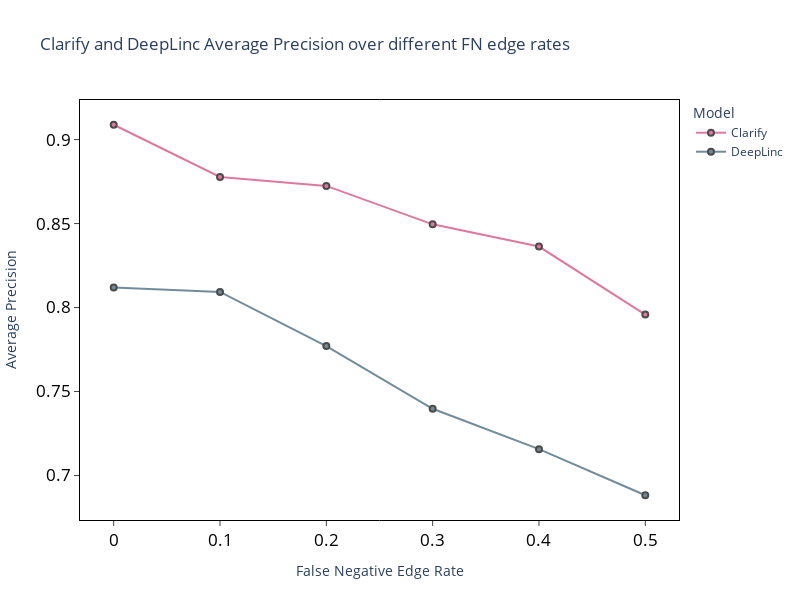

Notebook source saved alongside this figure:
### Code cell
fn_rates = [0.0,0.1, 0.2, 0.3, 0.4, 0.5]
fn_deeplinc_aps = [0.8118579]
fn_aps = [0.9088231] # initial value
for fn in fn_rates[1:]:
    metric_path = f"{metrics_path}fp0.0_fn{fn}_withsplit0.3_withgenefeats_withpenalty_120epochs_metrics_0.3.csv"
    fn_deeplinc_aps.append(np.load(f"{deeplinc_path}fp0.0fn{fn}test_ap_scores_0.3.npy")[-1])
    fn_aps.append(pd.read_csv(metric_path)["CLARIFY Test AP"].iloc[-1])
    
    
    
fn_figure = go.Figure()
fn_figure.add_trace(
    go.Scatter(x=fn_rates,y=fn_aps, marker=dict(color = "#d14078",line=dict(width=2,color='black')),
                name="Clarify",opacity=0.7),
) 
fn_figure.add_trace(
    go.Scatter(x=fn_rates,y=fn_deeplinc_aps, marker=dict(color = "#345c72",line=dict(width=2,color='black')),
                name="DeepLinc",opacity=0.7),
) 
fn_figure.update_xaxes(showline=True, linewidth=1, linecolor='black', mirror=True, ticks='outside',tickfont=dict( size=17, color='black'))
fn_figure.update_yaxes(showline=True, linewidth=1, linecolor='black', mirror=True,ticks='outside',tickfont=dict( size=17, color='black'))
fn_figure.update_layout(
    title=f"Clarify and DeepLinc Average Precision over different FN edge rates",
    xaxis_title="False Negative Edge Rate",
    yaxis_title="Average Precision",
    legend_title="Model",
    width=800,
    height=600,
    boxmode='group',
    plot_bgcolor='white'
)
fn_figure.show()

### Figure 1 — Plotly figure (JSON) as saved in the notebook; plotly's stock layout.template omitted (floating-point values rounded to 4 significant figures)
{"data": [{"marker": {"color": "#d14078", "line": {"color": "black", "width": 2}}, "name": "Clarify", "opacity": 0.7, "type": "scatter", "x": [0, 0.1, 0.2, 0.3, 0.4, 0.5], "y": [0.9088, 0.8777, 0.8724, 0.8495, 0.8363, 0.7958]}, {"marker": {"color": "#345c72", "line": {"color": "black", "width": 2}}, "name": "DeepLinc", "opacity": 0.7, "type": "scatter", "x": [0, 0.1, 0.2, 0.3, 0.4, 0.5], "y": [0.8119, 0.8093, 0.777, 0.7397, 0.7157, 0.6882]}], "layout": {"boxmode": "group", "height": 600, "legend": {"title": {"text": "Model"}}, "plot_bgcolor": "white", "title": {"text": "Clarify and DeepLinc Average Precision over different FN edge rates"}, "width": 800, "xaxis": {"linecolor": "black", "linewidth": 1, "mirror": true, "showline": true, "tickfont": {"color": "black", "size": 17}, "ticks": "outside", "title": {"text": "False Negative Edge Rate"}}, "yaxis": {"linecolor": "black", "linewidth": 1, "mirror": true, "showline": true, "tickfont": {"color": "black", "size": 17}, "ticks": "outside", "title": {"text": "Average Precision"}}}}
